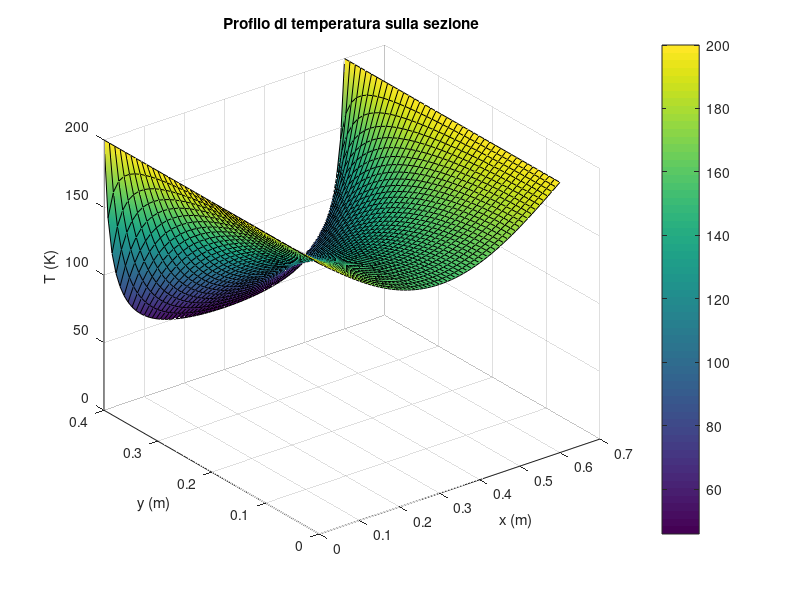

This chart was generated by the following MATLAB code:
% Esercitazione 11, esercizio 3
% Simone Canevarolo
% S269893
% 27/01/2024

clear all
close all
clc

%%

ll = 4e-1; % m
altezza = 6e-1; % m
cond = 1.5; % W/m/K
Tfissa = 200; % °C
hh = 50; % W/m^2/K
Taria = 30; % °C

dx = 1e-2;
dy = dx;

% lato verticale
xx = (0:dx:altezza)';

% lato orizzontale
yy = (0:dy:ll)';

Nx = length(xx);
Ny = length(yy);
Ntot = Nx*Ny;

[xmat,ymat] = meshgrid(xx,yy);

%%

AA = sparse([],[],[],Ntot,Ntot,5*Ntot);

for ii = 2:Nx-1
    for jj = 2:Ny-1

        kk = (jj-1)*Nx+ii;
        AA(kk,kk-Nx) = cond/dy^2;
        AA(kk,kk-1) = cond/dx^2;
        AA(kk,kk) = -2*cond*(1/dx^2+1/dy^2);
        AA(kk,kk+1) = cond/dx^2;
        AA(kk,kk+Nx) = cond/dy^2;

    end
end

bb = zeros(Ntot,1);

%%

% Neumann adiabatico lato ovest

jj = 1;
for ii = 2:Nx-1

    kk = ii;
    AA(kk,kk-1) = 1/dx^2;
    AA(kk,kk) = -2*(1/dx^2+1/dy^2);
    AA(kk,kk+1) = 1/dx^2;
    AA(kk,kk+Nx) = 2*(1/dy^2);

end

% Dirichlet lato nord

ii = 1;
for jj = 1:Ny

    kk = (jj-1)*Nx+ii;
    AA(kk,kk) = 1;
    bb(kk) = Tfissa;

end

% Robin lato est 

jj = Ny;
for ii = 2:Nx-1

    kk = Ntot-Nx+ii;
    AA(kk,kk-Nx) = 2*1/dy^2;
    AA(kk,kk-1) = 1/dx^2;
    AA(kk,kk) = -2*(1/dx^2+1/dy^2+hh/cond/dy);
    AA(kk,kk+1) = 1/dx^2;
    bb(kk) = -2*hh*Taria/dy/cond;

end

% Dirichlet lato sud

ii = Nx;
for jj = 1:Ny

    kk = (jj)*Nx;
    AA(kk,kk) = 1;
    bb(kk) = Tfissa;

end


TT=AA\bb;
TTT=reshape(TT,Nx,Ny);

surf(xmat',ymat',TTT,'FaceColor','interp')
colorbar
xlabel('x (m)')
ylabel('y (m)')
zlabel('T (K)')
title('Profilo di temperatura sulla sezione')